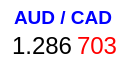
     <widget class="QWidget" name="widget1_17" native="true">
      <property name="geometry">
       <rect>
        <x>10</x>
        <y>290</y>
        <width>137</width>
        <height>68</height>
       </rect>
      </property>
      <property name="styleSheet">
       <string notr="true">background-color: rgb(255, 255, 255);
border-radius: 10px
</string>
      </property>
      <widget class="QLabel" name="labelAUDCAD1">
       <property name="geometry">
        <rect>
         <x>14</x>
         <y>2</y>
         <width>111</width>
         <height>31</height>
        </rect>
       </property>
       <property name="font">
        <font>
         <pointsize>14</pointsize>
         <weight>75</weight>
         <bold>true</bold>
        </font>
       </property>
       <property name="styleSheet">
        <string notr="true">color: rgb(0, 0, 255);
</string>
       </property>
       <property name="text">
        <string>AUD / CAD</string>
       </property>
      </widget>
      <widget class="QLabel" name="labelAUDCAD2">
       <property name="geometry">
        <rect>
         <x>12</x>
         <y>30</y>
         <width>61</width>
         <height>31</height>
        </rect>
       </property>
       <property name="font">
        <font>
         <pointsize>18</pointsize>
        </font>
       </property>
       <property name="styleSheet">
        <string notr="true"/>
       </property>
       <property name="text">
        <string>1.286</string>
       </property>
      </widget>
      <widget class="QLabel" name="labelAUDCAD3">
       <property name="geometry">
        <rect>
         <x>77</x>
         <y>30</y>
         <width>41</width>
         <height>31</height>
        </rect>
       </property>
       <property name="font">
        <font>
         <pointsize>18</pointsize>
        </font>
       </property>
       <property name="styleSheet">
        <string notr="true">color: rgb(255, 0, 0);
</string>
       </property>
       <property name="text">
        <string>703</string>
       </property>
      </widget>
     </widget>
